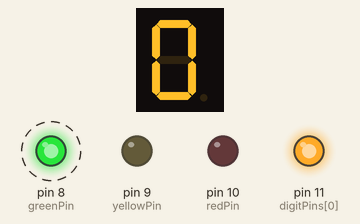
The sketch below on a simulated Arduino Uno, built with avr-gcc and run on an emulated ATmega328P. Parts: 1-digit seven-segment display, output pins drawn as LEDs (lit = HIGH). Wiring (inferred from the names in the program): 1-digit 7-segment display, segments lit when HIGH: segments pin 12, pin 13, pin 7, pin 6, pin 5, pin 4, pin 3, pin 2. Dashed ring = blinking. The segment pins are drawn as the display they are named for; pins used as bus, display or sensor lines are not drawn.

Above: at 0.1 s.
At 8.1 s:
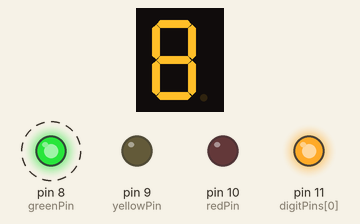
At 18.2 s:
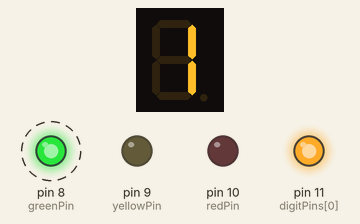
At 37.2 s:
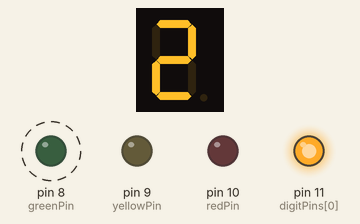
Timing chart, 0 to 40.0 s (numbered marks = the images above):
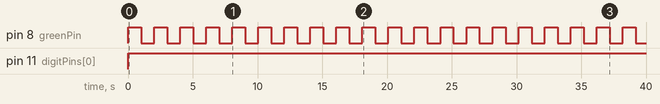

Measured:
- by itself, pin 8 (greenPin): alternates HIGH for 1.0 s and LOW for 1.0 s
- by itself, pin 11 (digitPins[0]): LOW → HIGH at 0.01 s
- what the display in image 0 shows lasts 2.0 s, from 0.0 s to 2.0 s

The sketch:

sketch_apr15c.ino
```cpp
//This code sets up a two-digit countdown timer along with a tri-color traffic light.
//The traffic light changes its colors based on the remaining time,
//with red indicating less than 10 seconds, yellow indicating less than 30 seconds, and green indicating more than 30 seconds.
//The countdown timer is displayed on two 7-segment displays.

// Define pin numbers for the traffic lights
const int redPin = 10;
const int yellowPin = 9;
const int greenPin = 8;

// Define pin numbers for the 7-segment display
const int segmentPins[] = {2, 3, 4, 5, 6, 7, 13, 12}; // Pins for segments A, B, C, D, E, F, G, DP (in order)
const int digitPins[] = {11, 13}; // Pins for digit selection (2 digits)

// Define the countdown duration in seconds
const int countdownDuration = 60; // 1 minute

void setup() {
  // Initialize the traffic light pins as outputs
  pinMode(redPin, OUTPUT);
  pinMode(yellowPin, OUTPUT);
  pinMode(greenPin, OUTPUT);

  // Initialize the 7-segment display pins as outputs
  for (int i = 0; i < 8; i++) {
    pinMode(segmentPins[i], OUTPUT);
  }
  for (int i = 0; i < 2; i++) {
    pinMode(digitPins[i], OUTPUT);
  }
}

void loop() {
  // Start the countdown
  int remainingSeconds = countdownDuration;
  while (remainingSeconds > 0) {
    // Update the display
    displayNumber(remainingSeconds);

    // Update the traffic lights
    if (remainingSeconds <= 10) {
      digitalWrite(redPin, HIGH);
      digitalWrite(yellowPin, HIGH);
      digitalWrite(greenPin, LOW);
      delay(1000); // Blink every second
      digitalWrite(redPin, LOW);
      digitalWrite(yellowPin, LOW);
      delay(1000); // Blink every second
    } else if (remainingSeconds <= 30) {
      digitalWrite(redPin, LOW);
      digitalWrite(yellowPin, HIGH);
      digitalWrite(greenPin, LOW);
      delay(1000); // Blink every second
      digitalWrite(yellowPin, LOW);
      delay(1000); // Blink every second
    } else {
      digitalWrite(redPin, LOW);
      digitalWrite(yellowPin, LOW);
      digitalWrite(greenPin, HIGH);
      delay(1000); // Blink every second
      digitalWrite(greenPin, LOW);
      delay(1000); // Blink every second
    }

    remainingSeconds--;
  }
}

void displayNumber(int number) {
  int digit1 = number / 10;
  int digit2 = number % 10;

  // Display the first digit
  digitalWrite(digitPins[0], LOW);
  displayDigit(digit1);
  delay(5); // Delay for persistence of vision

  // Display the second digit
  digitalWrite(digitPins[0], HIGH);
  digitalWrite(digitPins[1], LOW);
  displayDigit(digit2);
  delay(5); // Delay for persistence of vision
  digitalWrite(digitPins[1], HIGH);
}

void displayDigit(int digit) {
  // Define common-cathode 7-segment display patterns for numbers 0 to 9
  byte patterns[] = {
    B11111100, // 0
    B01100000, // 1
    B11011010, // 2
    B11110010, // 3
    B01100110, // 4
    B10110110, // 5
    B10111110, // 6
    B11100000, // 7
    B11111110, // 8
    B11110110  // 9
  };

  // Output the pattern for the given digit
  for (int i = 0; i < 8; i++) {
    digitalWrite(segmentPins[i], bitRead(patterns[digit], i));
  }
}
```
